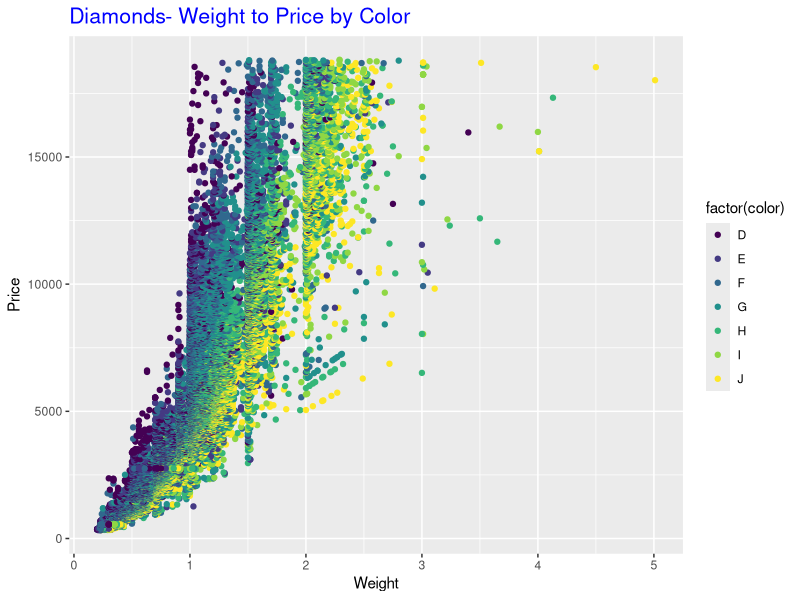
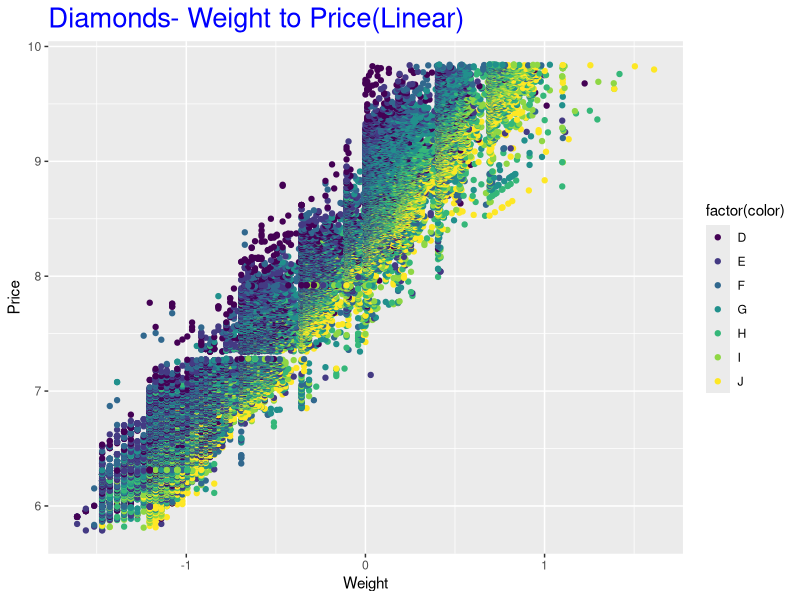
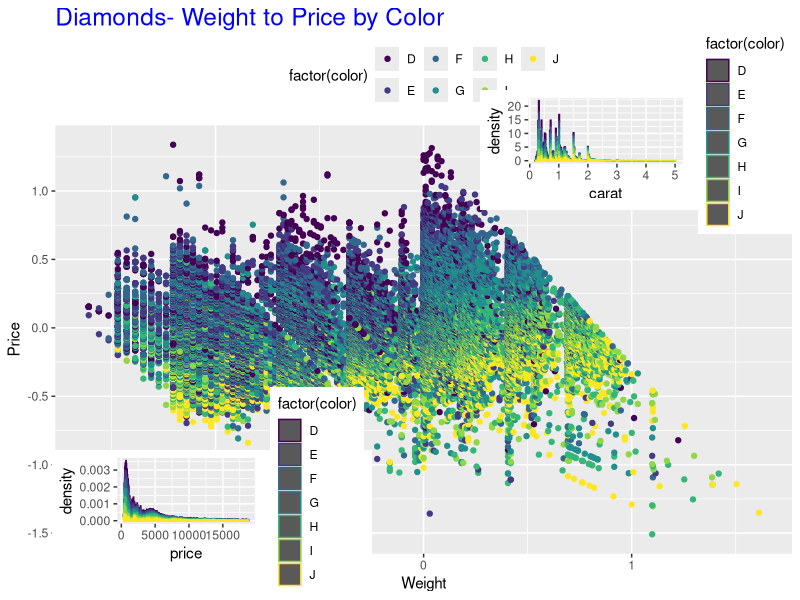

Generate these figures, in order, with R:
#HW 6
#Group C

require(ggplot2) #Require ggplot2 to use this package
require(grid) #Require grid to use the grid package
data("diamonds")#load the diamonds dataframe

#2 (1 was for groups E and F only)
graph1 <- ggplot(diamonds, aes(x=carat, y=price, color=color)) + geom_point() + ggtitle("Diamonds- Weight to Price by Color") + xlab("Weight") + ylab("Price") + labs(color="factor(color)")+theme(plot.title = element_text(size = rel(1.4),colour="blue"))
print(graph1)
#uses ggplot to plot the diamond set in a scatterplot
#aes selects the carat and price columns as our x and y
#ggtitle adds the title 
#xlab and ylab add labels for axis
#theme(plot.title) lets us make the title the right font, size and color
#---------------------------------------------------------------------------------------------------------------------------------------------------------------------------------------

#3
#remove the non-linearity and replot
graph2 <- ggplot(diamonds, aes(x=log(carat), y=log(price), color=color)) + geom_point() + ggtitle("Diamonds- Weight to Price(Linear)") + xlab("Weight") + ylab("Price") + labs(color="factor(color)") + theme(plot.title = element_text(size = rel(1.8),colour="blue"))
print(graph2)
#this is the same as 2 except we take the log of carat and price as our
#x and y in order to remove the non-linearity 
#-----------------------------------------------------------------------
#4
linmodel <- lm(log(price) ~ log(carat), data = diamonds)
#linmodel does what 
residual <- resid(linmodel)
#residual takes the residuals of linmodel (more?)
graph3 <- ggplot(diamonds, aes(x=log(carat), y = (residual), color = color)) +geom_point() + ggtitle("Diamonds- Weight to Price by Color") + xlab("Weight") + ylab("Price") + labs(color="factor(color)")+theme(legend.position = "top") + theme(plot.title = element_text(size = rel(1.6),colour="blue"))
print(graph3)
#plots with log of carat on the x axis and the residuals of price on the y axis
#legend.position moves the legend to the top of the graph so it matches the one in the problem.
#-----------------------------------------------------------------------
#5
#First make the density histograms


mainplot <- ggplot(diamonds, aes(x=log(carat), y = (residual), color = color)) +geom_point() + ggtitle("Diamonds- Weight to Price by Color") + xlab("Weight") + ylab("Price Residuals") + labs(color="factor(color)") + theme(legend.position = "top") +theme(plot.title = element_text(size = rel(1.6),colour="blue"))
#plots graph three as the main graph
pricehist <- ggplot(diamonds, aes(price)) + geom_histogram(aes(y = ..density.., color=factor(color)), binwidth = 50)
#makes the blank histogram
carathist <- ggplot(diamonds, aes(carat)) +geom_histogram(aes(y = ..density..,color = factor(color)), binwidth = .0225)
#makes the blank histogram 

vp1 <- viewport(width = .4, height = .2, x=.265 , y= .15)
vp2 <- viewport(width = .4, height = .2, x =.8, y= .75)
print(pricehist, vp = vp1)
#prints the blank histogram in viewport 1 spot
print(carathist, vp = vp2)
#prints the blank histogram in the viewport 2 spot 
